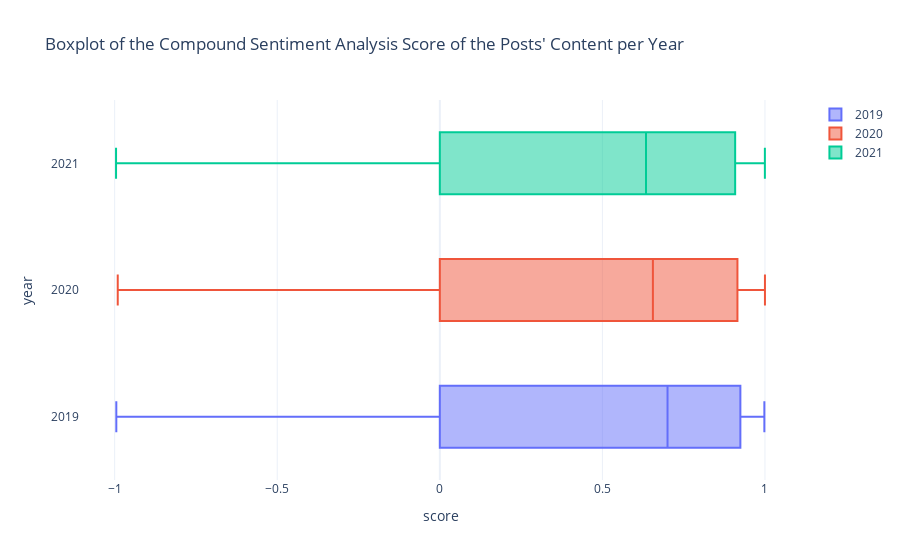

Write notebook code for a chart like this one.
### Code cell
fig = go.Figure()
fig.add_trace(go.Box(x=body_scores.score[title_scores.year == '2019'], name = '2019'))
fig.add_trace(go.Box(x=body_scores.score[title_scores.year == '2020'], name = '2020'))
fig.add_trace(go.Box(x=body_scores.score[title_scores.year == '2021'], name = '2021'))
fig.update_layout(title = "Boxplot of the Compound Sentiment Analysis Score of the Posts' Content per Year")
fig.update_layout(xaxis_title='score',
                 yaxis_title='year')
fig.show()

### Figure 1 — Plotly figure (JSON) as saved in the notebook; plotly's stock layout.template omitted (floating-point values rounded to 4 significant figures; data arrays with more than 128 entries replaced by an {"elided": "..."} marker saying what was removed)
{"data": [{"name": "2019", "type": "box", "x": {"elided": "952 float values"}}, {"name": "2020", "type": "box", "x": {"elided": "952 float values"}}, {"name": "2021", "type": "box", "x": {"elided": "834 float values"}}], "layout": {"title": {"text": "Boxplot of the Compound Sentiment Analysis Score of the Posts' Content per Year"}, "xaxis": {"title": {"text": "score"}}, "yaxis": {"title": {"text": "year"}}}}
